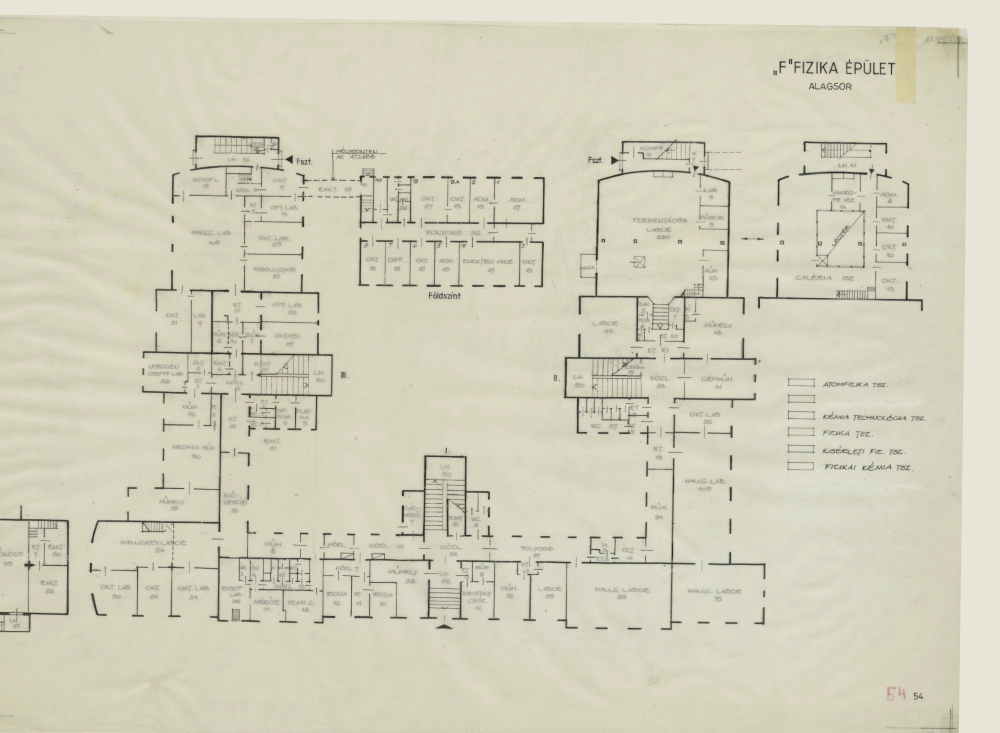
#> input picture app/web/sample/B1.jpg, 2000 x 1466 px (shown at 1/2 size)
$ python -i common.py   (imports and definitions only)
#> lines starting #> are read from the running program, lines starting #| are printed output that depends on the picture; after the words box and inside, x2 and y2 are one past the last pixel; in counts of white or black regions, pixels touching at a corner belong together
"""Shared loading, alignment and stack encoding for the planted defect suite."""
import json, subprocess, sys
from pathlib import Path
import cv2, numpy as np, fitz

ROOT = Path('.')
PLANS = ROOT / 'data/plans'
OUT = ROOT / 'data/lab/defects'
W = 2000
# [1 line not run here, left out]
# reference floor, top-to-bottom floor order is the stack order
BUILDINGS = ['bme_f', 'habs_stelizabeths_center', 'habs_va_bldg1', 'schenley', 'mml_capitol']
REF = {'bme_f': 1, 'habs_stelizabeths_center': 1, 'habs_va_bldg1': 1, 'schenley': 1, 'mml_capitol': 1}
# plan-area crop as fractions of the reference sheet, so SAM spends pixels on the plan
CROP = {'mml_capitol': (0.57, 0.04, 0.80, 0.76), 'habs_va_bldg1': (0.12, 0.13, 0.92, 0.72), 'schenley': (0.0, 0.0, 1.0, 0.88)}
LONG = {'mml_capitol': 6000}
ROI = {'habs_va_bldg1': (0.17, 0.27, 0.86, 0.60), 'mml_capitol': (0.59, 0.20, 0.78, 0.62)}
WALLK = {'schenley': 3, 'mml_capitol': 1}


# [10 lines left out: function load_sheet, not called in this run]


def ink(gray):
    """Ink as a positive signal, flat paper removed."""
    bg = cv2.medianBlur(cv2.resize(gray, None, fx=.25, fy=.25), 31)
    bg = cv2.resize(bg, (gray.shape[1], gray.shape[0]))
    return np.clip(bg.astype(np.float32) - gray, 0, 255)


def walls(gray, k=5):
    """Thick strokes only: walls survive between floors, text and fixtures do not."""
    I = ink(gray) > 45
    o = cv2.morphologyEx(np.uint8(I), cv2.MORPH_OPEN, np.ones((k, k), np.uint8))
    return np.float32(o)


# [51 lines left out: functions align, stack_mp4, not called in this run]

>>> import cv2
>>> picture = cv2.imread('../../app/web/sample/B1.jpg', cv2.IMREAD_GRAYSCALE)
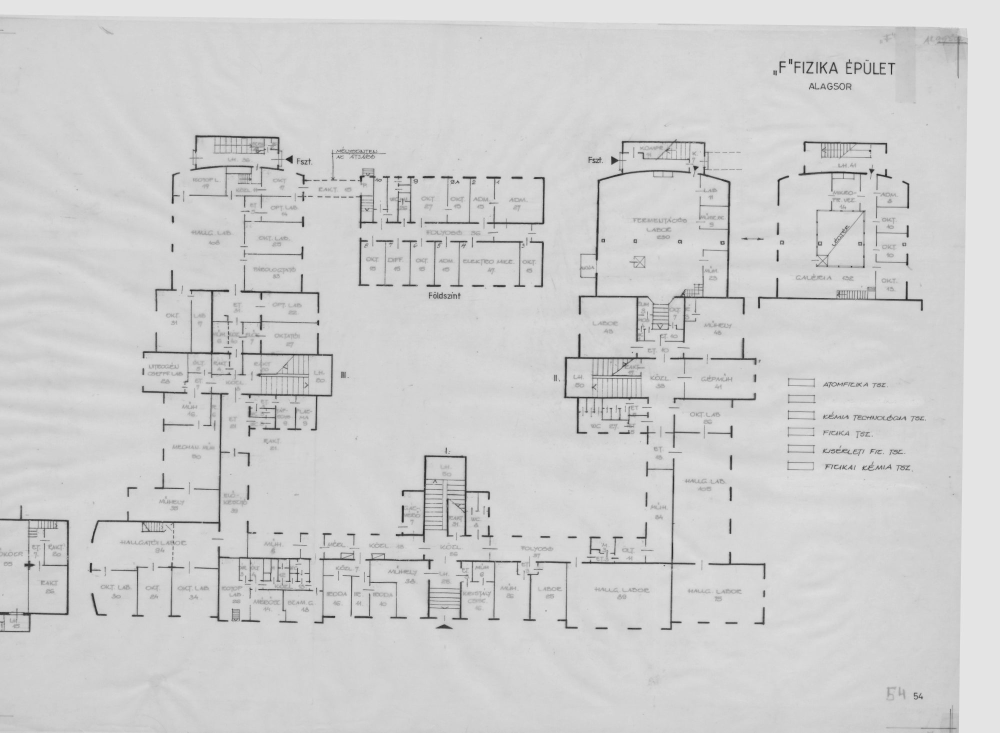
#> picture: shape (1466, 2000) (shown at 1/2 size); min 26, max 235, mean 207
>>> result = walls(picture)
#> in ink, `bg = cv2.medianBlur(cv2.resize(gray, None, fx=.25, fy=.25), 31)`:
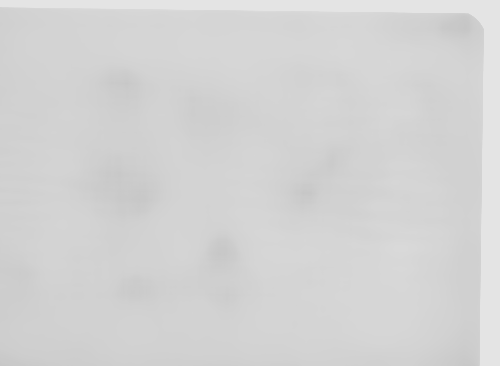
#> bg: shape (366, 500); min 198, max 228, mean 211.2
#> in ink, `return np.clip(bg.astype(np.float32) - gray, 0, 255)`:
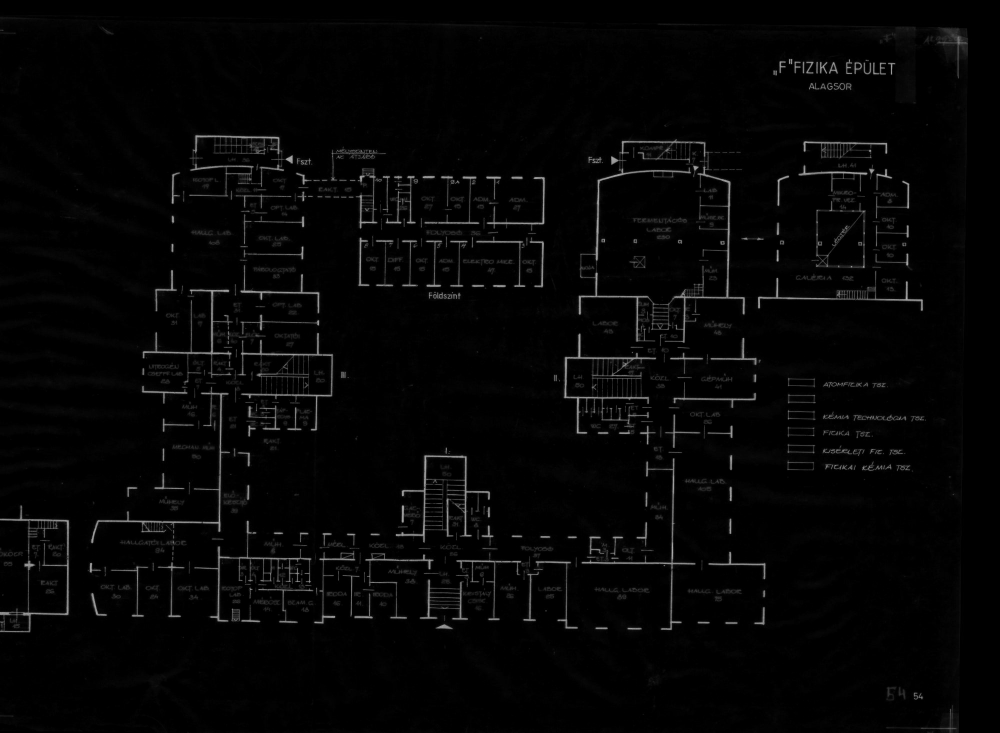
#> returned value: shape (1466, 2000) float32 (shown at 1/2 size); min 0, max 185, mean 5.1
#> in walls, `I = ink(gray) > 45`:
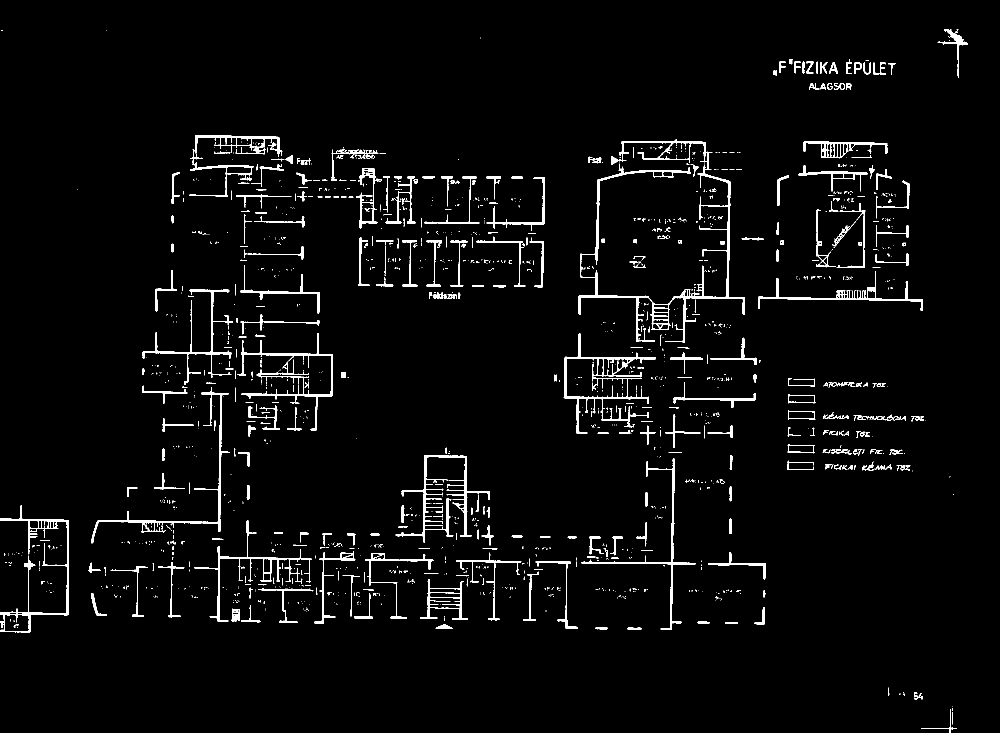
#> I: shape (1466, 2000) bool (shown at 1/2 size); 3.2% white; 1599 white regions (1250 under 20 px), largest, box (x1, y1, x2, y2) and area: (1157, 278, 1490, 686) 8883, (1127, 667, 1312, 868) 4165, (791, 910, 980, 1086) 3684
#> in walls, `o = cv2.morphologyEx(np.uint8(I), cv2.MORPH_OPEN, np.ones((k, k), np.u..`:
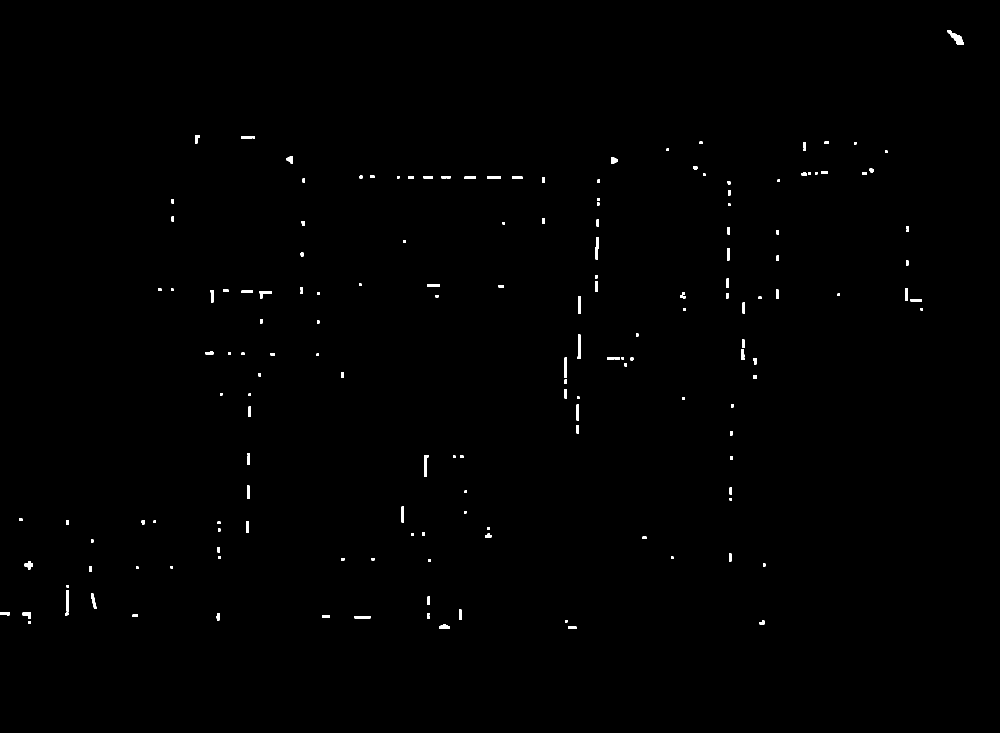
#> o: shape (1466, 2000) (shown at 1/2 size); values 0 (black) and 1 (white), 0.39% white; 172 white regions, largest, box (x1, y1, x2, y2) and area: (1895, 60, 1928, 90) 404, (1155, 669, 1161, 718) 250, (848, 910, 857, 954) 239
